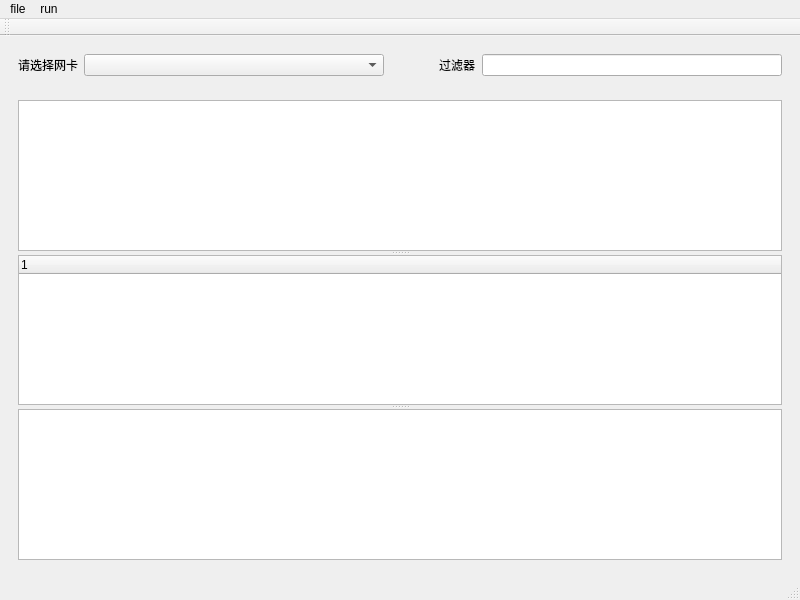
<?xml version="1.0" encoding="UTF-8"?>
<ui version="4.0">
 <class>MainWindow</class>
 <widget class="QMainWindow" name="MainWindow">
  <property name="geometry">
   <rect>
    <x>0</x>
    <y>0</y>
    <width>800</width>
    <height>600</height>
   </rect>
  </property>
  <property name="windowTitle">
   <string>MainWindow</string>
  </property>
  <widget class="QWidget" name="centralwidget">
   <layout class="QVBoxLayout" name="verticalLayout_2">
    <item>
     <widget class="QWidget" name="widget" native="true">
      <layout class="QHBoxLayout" name="horizontalLayout">
       <item>
        <widget class="QLabel" name="networkCard">
         <property name="text">
          <string>请选择网卡</string>
         </property>
        </widget>
       </item>
       <item>
        <widget class="QComboBox" name="comboBox">
         <property name="minimumSize">
          <size>
           <width>300</width>
           <height>0</height>
          </size>
         </property>
        </widget>
       </item>
       <item>
        <spacer name="horizontalSpacer">
         <property name="orientation">
          <enum>Qt::Horizontal</enum>
         </property>
         <property name="sizeHint" stdset="0">
          <size>
           <width>40</width>
           <height>20</height>
          </size>
         </property>
        </spacer>
       </item>
       <item>
        <widget class="QLabel" name="label">
         <property name="text">
          <string>过滤器</string>
         </property>
        </widget>
       </item>
       <item>
        <widget class="QLineEdit" name="lineEdit">
         <property name="minimumSize">
          <size>
           <width>300</width>
           <height>0</height>
          </size>
         </property>
        </widget>
       </item>
      </layout>
     </widget>
    </item>
    <item>
     <widget class="QWidget" name="widget_2" native="true">
      <layout class="QVBoxLayout" name="verticalLayout">
       <item>
        <widget class="QSplitter" name="splitter">
         <property name="orientation">
          <enum>Qt::Vertical</enum>
         </property>
         <widget class="QTableWidget" name="tableWidget"/>
         <widget class="QTreeWidget" name="treeWidget">
          <column>
           <property name="text">
            <string notr="true">1</string>
           </property>
          </column>
         </widget>
         <widget class="QTextEdit" name="textEdit"/>
        </widget>
       </item>
      </layout>
     </widget>
    </item>
   </layout>
  </widget>
  <widget class="QMenuBar" name="menubar">
   <property name="geometry">
    <rect>
     <x>0</x>
     <y>0</y>
     <width>800</width>
     <height>21</height>
    </rect>
   </property>
   <widget class="QMenu" name="menufile">
    <property name="title">
     <string>file</string>
    </property>
   </widget>
   <widget class="QMenu" name="menurun">
    <property name="title">
     <string>run</string>
    </property>
    <addaction name="actionstart"/>
    <addaction name="actionstop"/>
    <addaction name="actionclear"/>
   </widget>
   <addaction name="menufile"/>
   <addaction name="menurun"/>
  </widget>
  <widget class="QStatusBar" name="statusbar"/>
  <widget class="QToolBar" name="toolBar">
   <property name="windowTitle">
    <string>toolBar</string>
   </property>
   <attribute name="toolBarArea">
    <enum>TopToolBarArea</enum>
   </attribute>
   <attribute name="toolBarBreak">
    <bool>false</bool>
   </attribute>
  </widget>
  <action name="actionstart">
   <property name="icon">
    <iconset resource="res.qrc">
     <normaloff>:/start.png</normaloff>:/start.png</iconset>
   </property>
   <property name="text">
    <string>start</string>
   </property>
  </action>
  <action name="actionstop">
   <property name="icon">
    <iconset resource="res.qrc">
     <normaloff>:/stop.png</normaloff>:/stop.png</iconset>
   </property>
   <property name="text">
    <string>stop</string>
   </property>
  </action>
  <action name="actionclear">
   <property name="icon">
    <iconset resource="res.qrc">
     <normaloff>:/delete.png</normaloff>:/delete.png</iconset>
   </property>
   <property name="text">
    <string>clear</string>
   </property>
  </action>
 </widget>
 <resources>
  <include location="res.qrc"/>
 </resources>
 <connections/>
</ui>
